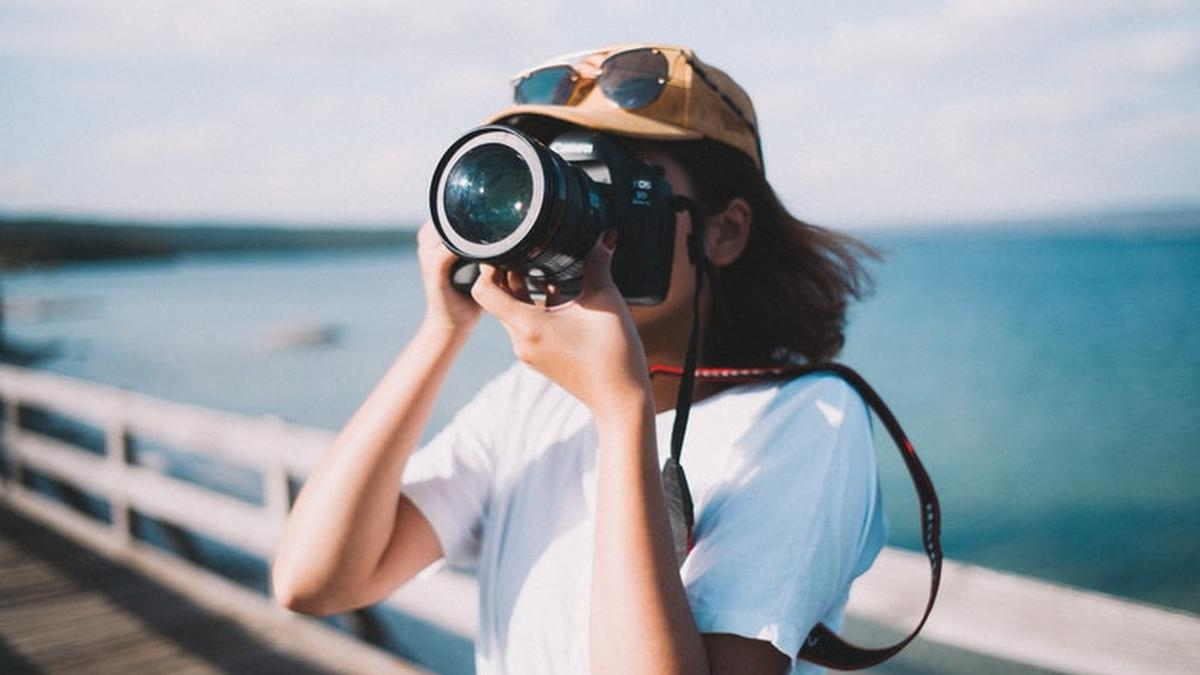
#> input picture uas/image.jpg, 1200 x 675 px
$ python uasPengolahanCitra.py
#> lines starting #> are read from the running program, lines starting #| are printed output that depends on the picture
import cv2
import numpy as np
import matplotlib.pyplot as plt
from sklearn.cluster import KMeans

# Memuat gambar
image = cv2.imread('image.jpg')
#> image is the input picture: shape (675, 1200, 3); mean B, G, R 166.6, 159.6, 152.9
# Mengonversi gambar dari BGR (default OpenCV) ke RGB
image = cv2.cvtColor(image, cv2.COLOR_BGR2RGB)

# Mengubah gambar menjadi array 2D dari piksel
pixels = image.reshape((-1, 3))
# Mengonversi tipe data ke float
pixels = np.float32(pixels)

# Menentukan jumlah kluster (k)
k = 3

# Menerapkan algoritma KMeans
kmeans = KMeans(n_clusters=k, max_iter=100, random_state=42)
kmeans.fit(pixels)

# Mendapatkan pusat kluster
centers = kmeans.cluster_centers_
# Mendapatkan label untuk setiap piksel
labels = kmeans.labels_

# Mengonversi pusat kluster ke uint8
centers = np.uint8(centers)
# Memetakan label ke pusat kluster yang sesuai
segmented_image = centers[labels.flatten()]

# Mengubah bentuk kembali ke bentuk gambar asli
segmented_image = segmented_image.reshape(image.shape)

# Memplot gambar asli dan gambar yang telah disegmentasi
plt.figure(figsize=(12, 6))
plt.subplot(1, 2, 1)
plt.title('Gambar Asli')
plt.imshow(image)
plt.axis('off')

plt.subplot(1, 2, 2)
plt.title('Gambar Tersegmentasi dengan k={}'.format(k))
plt.imshow(segmented_image)
plt.axis('off')

plt.show()
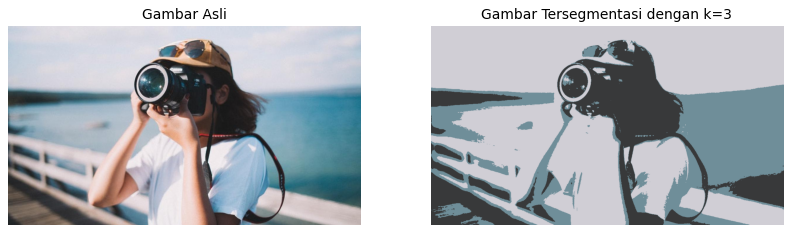
#> figure drawn by matplotlib, 2 panels
